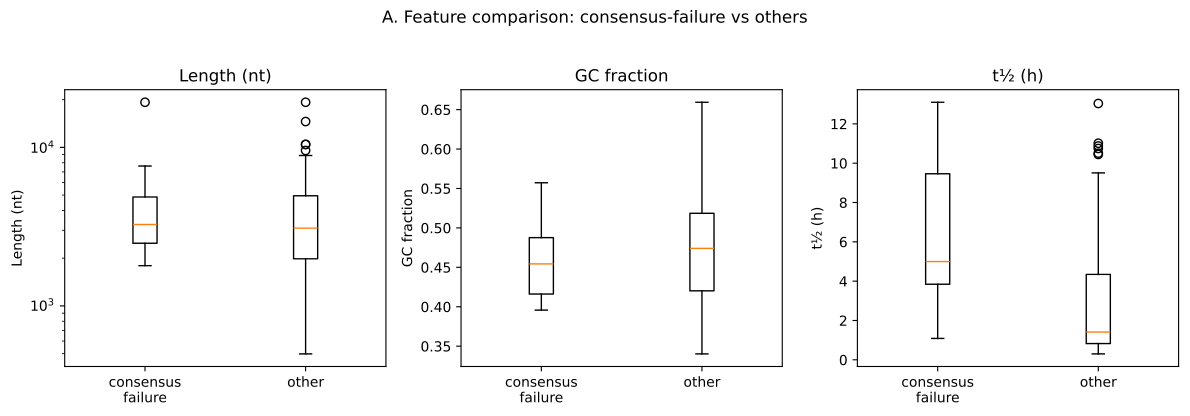

Write the Python code that produced this figure.
#!/usr/bin/env python3
"""
fig4_failure_analysis.py — Fig.4 失敗事例分析（Task 3.4）

目的:
    5モデル全てで予測を外した lncRNA（consensus failure）の特徴量を比較し、
    何がAIに解釈できていないかを可視化する。

出力パネル:
    A) Consensus failure の配列長・GC含量・局在スコアの violin/box
       （成功群との比較）
    B) モデル A / モデル B の disagreement 4象限マトリクス
       （例：RNA-FM正解 × Evo正解 の 2×2 分割）

入力:
    ../benchmark/results/metrics_table.csv (foldごとの生データ)
    ../benchmark/results/embeddings/*.npz
    ../data/processed/test_set_final.csv
    ../data/processed/test_set_sequences.fa

出力:
    fig4_failure_analysis.pdf
    fig4_failure_analysis.png (300 dpi)
    fig4_failure_table.csv (consensus failure リスト)
"""

import argparse
import logging
import sys
from pathlib import Path

import matplotlib.pyplot as plt
import numpy as np
import pandas as pd
from sklearn.model_selection import StratifiedKFold

logging.basicConfig(level=logging.INFO, format="%(asctime)s %(levelname)s %(message)s")
log = logging.getLogger(__name__)

MODEL_ORDER = ["rna_fm", "rinalmo", "evo", "rhofold_plus", "deeplncloc"]
MODEL_LABELS = {
    "rna_fm": "RNA-FM",
    "rinalmo": "RiNALMo (4-mer)*",
    "evo": "Evo (ERNIE-RNA)*",
    "rhofold_plus": "RhoFold+ (ViennaRNA)*",
    "deeplncloc": "DeepLncLoc (3-mer)",
}
SEED = 42


def parse_fasta(path: Path) -> dict[str, str]:
    seqs, cur_id, cur_seq = {}, None, []
    with open(path) as f:
        for line in f:
            if line.startswith(">"):
                if cur_id is not None:
                    seqs[cur_id] = "".join(cur_seq)
                cur_id = line[1:].strip().split("|")[0]
                cur_seq = []
            else:
                cur_seq.append(line.strip())
        if cur_id is not None:
            seqs[cur_id] = "".join(cur_seq)
    return seqs


def oof_classification(X: np.ndarray, y: np.ndarray, k: int = 5) -> np.ndarray:
    """Return out-of-fold predicted labels."""
    sys.path.insert(0, str(Path(__file__).parent.parent / "benchmark"))
    from classifiers import LogisticRegressionClassifier

    pred = np.full(len(y), -1)
    splitter = StratifiedKFold(n_splits=k, shuffle=True, random_state=SEED)
    for tr, te in splitter.split(X, y):
        clf = LogisticRegressionClassifier().fit(X[tr], y[tr])
        pred[te] = clf.predict(X[te])
    return pred


def main():
    parser = argparse.ArgumentParser(description=__doc__)
    parser.add_argument(
        "--embeddings-dir",
        type=Path,
        default=Path(__file__).parent.parent / "benchmark" / "results" / "embeddings",
    )
    parser.add_argument(
        "--test-csv",
        type=Path,
        default=Path(__file__).parent.parent / "data" / "processed" / "test_set_final.csv",
    )
    parser.add_argument(
        "--sequences-fa",
        type=Path,
        default=Path(__file__).parent.parent / "data" / "processed" / "test_set_sequences.fa",
    )
    parser.add_argument(
        "--output-pdf",
        type=Path,
        default=Path(__file__).parent / "fig4_failure_analysis.pdf",
    )
    parser.add_argument(
        "--output-table",
        type=Path,
        default=Path(__file__).parent / "fig4_failure_table.csv",
    )
    args = parser.parse_args()

    if not args.test_csv.exists():
        log.error(f"Missing {args.test_csv}")
        sys.exit(1)

    test_df = pd.read_csv(args.test_csv)
    classifiable = (
        test_df[test_df["label_binary"].isin(["stable", "unstable"])]
        .copy()
        .reset_index(drop=True)
    )
    classifiable["label_int"] = (classifiable["label_binary"] == "stable").astype(int)
    classifiable["composite_key"] = (
        classifiable["gencode_gene_id"].astype(str)
        + "|" + classifiable["gencode_gene_symbol"].astype(str)
        + "|" + classifiable["cell_line"].astype(str)
    )

    seqs = parse_fasta(args.sequences_fa)
    classifiable["seq"] = classifiable["gencode_gene_id"].map(seqs)
    classifiable = classifiable.dropna(subset=["seq"])
    classifiable["length"] = classifiable["seq"].str.len()
    classifiable["gc"] = classifiable["seq"].str.upper().apply(
        lambda s: (s.count("G") + s.count("C")) / max(len(s), 1)
    )

    # Per-model OOF predictions
    pred_cols = {}
    for m in MODEL_ORDER:
        npz = args.embeddings_dir / f"{m}.npz"
        if not npz.exists():
            log.warning(f"Skipping {m}: {npz} missing")
            continue
        data = np.load(npz, allow_pickle=True)
        gid_to_idx = {str(g): i for i, g in enumerate(data["gene_ids"])}
        mask = classifiable["composite_key"].isin(gid_to_idx)
        sub = classifiable[mask].reset_index(drop=True)
        if sub.empty:
            continue
        X = data["embeddings"][[gid_to_idx[g] for g in sub["composite_key"]]]
        y = sub["label_int"].values
        pred = oof_classification(X, y)
        col = f"pred_{m}"
        pred_cols[col] = dict(zip(sub["composite_key"], pred))

    for col, d in pred_cols.items():
        classifiable[col] = classifiable["composite_key"].map(d)

    pred_col_names = list(pred_cols.keys())
    if not pred_col_names:
        log.error("No pred columns. Phase 2 incomplete.")
        sys.exit(1)

    classifiable["n_correct"] = sum(
        (classifiable[c] == classifiable["label_int"]).astype(int) for c in pred_col_names
    )
    classifiable["consensus_failure"] = classifiable["n_correct"] == 0

    # Save failure table
    fail = classifiable[classifiable["consensus_failure"]][
        ["gencode_gene_id", "gencode_gene_symbol", "cell_line", "half_life_h", "label_binary", "length", "gc"]
    ]
    fail.to_csv(args.output_table, index=False)
    log.info(f"Consensus failures: {len(fail)}")
    log.info(f"Wrote {args.output_table}")

    # Panel A: feature comparison
    fig, axes = plt.subplots(1, 3, figsize=(12, 4))
    for ax, col, ylabel in zip(axes, ["length", "gc", "half_life_h"], ["Length (nt)", "GC fraction", "t½ (h)"]):
        groups = [
            classifiable[classifiable["consensus_failure"]][col],
            classifiable[~classifiable["consensus_failure"]][col],
        ]
        ax.boxplot(groups, labels=["consensus\nfailure", "other"])
        ax.set_ylabel(ylabel)
        ax.set_title(ylabel)
        if col == "length":
            ax.set_yscale("log")

    fig.suptitle("A. Feature comparison: consensus-failure vs others", y=1.03)
    fig.tight_layout()
    fig.savefig(args.output_pdf, bbox_inches="tight")

    # Panel B: disagreement matrix (first two models)
    if len(pred_col_names) >= 2:
        m1, m2 = pred_col_names[:2]
        correct1 = classifiable[m1] == classifiable["label_int"]
        correct2 = classifiable[m2] == classifiable["label_int"]
        matrix = np.array(
            [
                [(correct1 & correct2).sum(), (correct1 & ~correct2).sum()],
                [(~correct1 & correct2).sum(), (~correct1 & ~correct2).sum()],
            ]
        )
        panel_b = args.output_pdf.with_name(args.output_pdf.stem + "_panelB.pdf")
        fig2, ax = plt.subplots(figsize=(4, 4))
        ax.imshow(matrix, cmap="Blues")
        for i in range(2):
            for j in range(2):
                ax.text(j, i, str(matrix[i, j]), ha="center", va="center", fontsize=14)
        ax.set_xticks([0, 1])
        ax.set_xticklabels([f"{MODEL_LABELS.get(m2.replace('pred_', ''), m2)}\ncorrect",
                            f"{MODEL_LABELS.get(m2.replace('pred_', ''), m2)}\nwrong"])
        ax.set_yticks([0, 1])
        ax.set_yticklabels([f"{MODEL_LABELS.get(m1.replace('pred_', ''), m1)}\ncorrect",
                            f"{MODEL_LABELS.get(m1.replace('pred_', ''), m1)}\nwrong"])
        ax.set_title(f"B. Disagreement: {MODEL_LABELS.get(m1.replace('pred_', ''), m1)} × {MODEL_LABELS.get(m2.replace('pred_', ''), m2)}")
        fig2.tight_layout()
        fig2.savefig(panel_b, bbox_inches="tight")
        log.info(f"Wrote {panel_b}")


if __name__ == "__main__":
    main()
